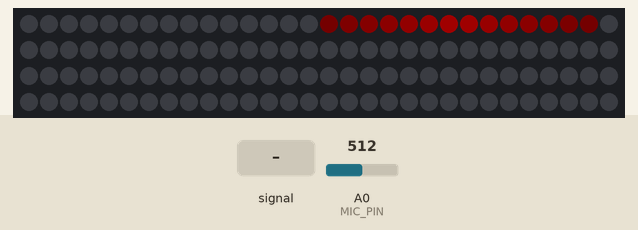
Recording of a sketch running on a simulated Arduino Uno, built with avr-gcc and run on an emulated ATmega328P. On the bench: 120 RGB LEDs in strip order, left to right, continuing on the next row. The inputs (shaded band) are chosen by the test bench; at power-on: A0 (MIC_PIN) = 512. Dim RGB values are drawn brighter than linear; random numbers use the default seed unless the sketch sets one.

Above: at 1.29 s.
1.3 s: A0 (MIC_PIN) fed a 200 Hz sine of ±81 counts around its level
At 1.61 s:
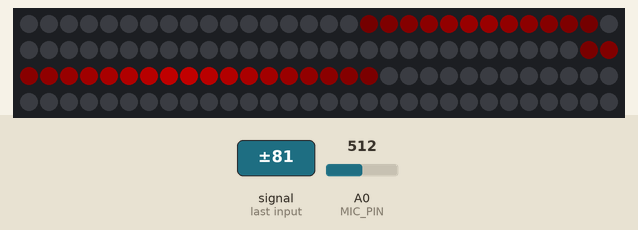
3.1 s: A0 (MIC_PIN) fed a 1000 Hz sine of ±255 counts around its level
At 3.33 s:
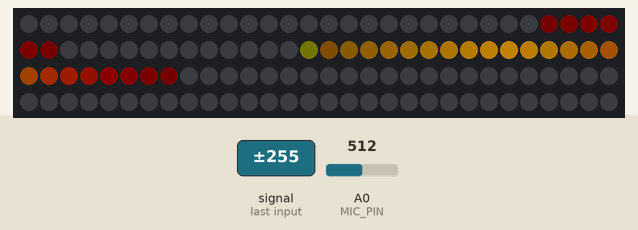
At 4.87 s:
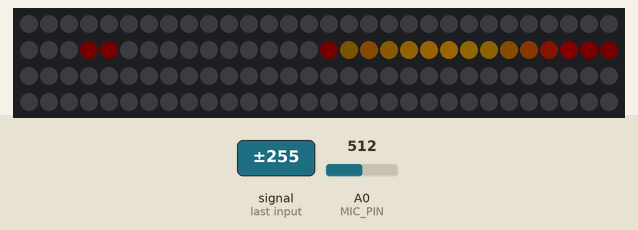

The sketch:

lava.ino
```cpp
// ============================================================================
// LAVA - Audio-triggered blobs with fade/float trail
// ============================================================================
//
// How it works:
// 1. Audio instantly triggers bright blobs
// 2. Blobs slowly fade out and drift
// 3. New audio = new blobs spawn
// 4. Creates lava-like trailing effect
//
// ============================================================================

#include <Adafruit_NeoPixel.h>
#include <arduinoFFT.h>

// ============================================================================
// SETTINGS
// ============================================================================

const int BRIGHTNESS = 100;           // LED brightness (0-255)
const int MAX_BLOBS = 8;              // Max simultaneous blobs
const float FADE_RATE = 0.92;         // How fast blobs fade (lower = faster)
const float DRIFT_SPEED = 0.3;        // How fast blobs drift
const float SPAWN_SIZE = 10.0;        // Initial blob size
const float SHRINK_RATE = 0.97;       // How fast blobs shrink
const float TRIGGER_THRESHOLD = 0.3;  // Audio level to spawn blob (0-1)

// Color mode
//   0 = random: each blob gets a random color
//   1 = frequency: blob color based on dominant frequency (bass=red, treble=purple)
const int COLOR_MODE = 1;

// ============================================================================
// HARDWARE
// ============================================================================

const int MIC_PIN = A0;
const int LED_PIN = 6;
const int NUM_LEDS = 120;

Adafruit_NeoPixel strip(NUM_LEDS, LED_PIN, NEO_GRB + NEO_KHZ800);

// ============================================================================
// FFT
// ============================================================================

const int SAMPLES = 64;
const float SAMPLE_FREQ = 8000.0;
float vReal[SAMPLES];
float vImag[SAMPLES];
ArduinoFFT<float> FFT = ArduinoFFT<float>(vReal, vImag, SAMPLES, SAMPLE_FREQ);

float audioLevel = 0;
float audioPeak = 100;
float lastAudioLevel = 0;
int dominantBand = 0;  // Which frequency band is loudest

// ============================================================================
// FREQUENCY BANDS
// ============================================================================

const int NUM_BANDS = 6;
float bandLevels[NUM_BANDS];
float bandPeaks[NUM_BANDS] = {100, 100, 100, 100, 100, 100};  // Per-band peak tracking

// Colors per frequency band (bass → treble)
const uint32_t BAND_COLORS[NUM_BANDS] = {
  0xFF0000,  // Bass:      Red
  0xFF4400,  // Low-mid:   Orange
  0xFFAA00,  // Mid:       Yellow
  0x44FF00,  // High-mid:  Green
  0x0088FF,  // High:      Blue
  0x8800FF   // Treble:    Purple
};

// ============================================================================
// BLOB DATA
// ============================================================================

struct Blob {
  bool active;
  float position;
  float size;
  float brightness;
  float drift;
  int colorIndex;
};

Blob blobs[MAX_BLOBS];

// ============================================================================
// SETUP
// ============================================================================

void setup() {
  strip.begin();
  strip.setBrightness(BRIGHTNESS);
  strip.clear();
  strip.show();

  for (int i = 0; i < MAX_BLOBS; i++) {
    blobs[i].active = false;
  }
}

// ============================================================================
// MAIN LOOP
// ============================================================================

void loop() {
  sampleAudio();
  analyzeAudio();
  checkTrigger();
  updateBlobs();
  renderBlobs();
  strip.show();
}

// ============================================================================
// AUDIO
// ============================================================================

void sampleAudio() {
  unsigned long start = micros();
  for (int i = 0; i < SAMPLES; i++) {
    while (micros() - start < (unsigned long)(i * (1000000.0 / SAMPLE_FREQ))) {}
    vReal[i] = analogRead(MIC_PIN);
    vImag[i] = 0;
  }
}

void analyzeAudio() {
  FFT.windowing(FFTWindow::Hamming, FFTDirection::Forward);
  FFT.compute(FFTDirection::Forward);
  FFT.complexToMagnitude();

  // Split into 6 frequency bands
  // Bins: 1-2 (bass), 3-4, 5-7, 8-11, 12-18, 19-31 (treble)
  const int bandBins[NUM_BANDS + 1] = {1, 3, 5, 8, 12, 19, 32};

  float maxBandLevel = 0;
  dominantBand = 0;

  for (int b = 0; b < NUM_BANDS; b++) {
    bandLevels[b] = 0;
    for (int i = bandBins[b]; i < bandBins[b + 1]; i++) {
      bandLevels[b] += vReal[i];
    }
    bandLevels[b] /= (bandBins[b + 1] - bandBins[b]);

    // Update per-band peak (adaptive)
    if (bandLevels[b] > bandPeaks[b]) {
      bandPeaks[b] = bandLevels[b];
    } else {
      bandPeaks[b] = bandPeaks[b] * 0.995 + 50 * 0.005;  // Slow decay
    }

    // Normalize to 0-1 based on own peak, then find dominant
    float normalizedLevel = 0;
    if (bandPeaks[b] > 50) {
      normalizedLevel = (bandLevels[b] - 50) / (bandPeaks[b] - 50);
      normalizedLevel = constrain(normalizedLevel, 0, 1);
    }

    if (normalizedLevel > maxBandLevel) {
      maxBandLevel = normalizedLevel;
      dominantBand = b;
    }
  }

  // Get overall audio level
  float audio = 0;
  for (int i = 1; i < SAMPLES / 2; i++) {
    audio += vReal[i];
  }
  audio /= (SAMPLES / 2 - 1);

  lastAudioLevel = audioLevel;

  // Very fast response
  if (audio > audioLevel) {
    audioLevel = audio;  // Instant attack
  } else {
    audioLevel = audioLevel * 0.7 + audio * 0.3;
  }

  // Update peak
  if (audioLevel > audioPeak) {
    audioPeak = audioLevel;
  } else {
    audioPeak = audioPeak * 0.99 + 50 * 0.01;
  }
}

// ============================================================================
// TRIGGER NEW BLOBS
// ============================================================================

void checkTrigger() {
  // Calculate normalized audio (0-1)
  float normalizedAudio = 0;
  if (audioPeak > 50) {
    normalizedAudio = (audioLevel - 50) / (audioPeak - 50);
    normalizedAudio = constrain(normalizedAudio, 0, 1);
  }

  // Detect rise in audio (trigger on attack)
  float normalizedLast = 0;
  if (audioPeak > 50) {
    normalizedLast = (lastAudioLevel - 50) / (audioPeak - 50);
    normalizedLast = constrain(normalizedLast, 0, 1);
  }

  // Spawn blob on audio spike
  if (normalizedAudio > TRIGGER_THRESHOLD && normalizedAudio > normalizedLast + 0.1) {
    spawnBlob(normalizedAudio);
  }
}

void spawnBlob(float intensity) {
  // Find inactive blob slot
  int slot = -1;
  for (int i = 0; i < MAX_BLOBS; i++) {
    if (!blobs[i].active) {
      slot = i;
      break;
    }
  }

  // If no slot, replace oldest (lowest brightness)
  if (slot == -1) {
    float minBrightness = 1.0;
    for (int i = 0; i < MAX_BLOBS; i++) {
      if (blobs[i].brightness < minBrightness) {
        minBrightness = blobs[i].brightness;
        slot = i;
      }
    }
  }

  if (slot >= 0) {
    blobs[slot].active = true;
    blobs[slot].position = random(10, NUM_LEDS - 10);  // Random position
    blobs[slot].size = SPAWN_SIZE * (0.7 + intensity * 0.5);
    blobs[slot].brightness = 0.5 + intensity * 0.5;
    blobs[slot].drift = (random(0, 2) == 0 ? -1 : 1) * DRIFT_SPEED * (0.5 + random(0, 100) / 100.0);
    if (COLOR_MODE == 0) {
      blobs[slot].colorIndex = random(0, NUM_BANDS);  // Random color
    } else {
      blobs[slot].colorIndex = dominantBand;  // Frequency-based color
    }
  }
}

// ============================================================================
// UPDATE BLOBS (fade + drift)
// ============================================================================

void updateBlobs() {
  for (int i = 0; i < MAX_BLOBS; i++) {
    if (!blobs[i].active) continue;

    // Fade
    blobs[i].brightness *= FADE_RATE;

    // Shrink
    blobs[i].size *= SHRINK_RATE;

    // Drift
    blobs[i].position += blobs[i].drift;

    // Deactivate if too dim or small
    if (blobs[i].brightness < 0.02 || blobs[i].size < 1) {
      blobs[i].active = false;
    }

    // Bounce off edges
    if (blobs[i].position < 0 || blobs[i].position >= NUM_LEDS) {
      blobs[i].drift *= -1;
      blobs[i].position = constrain(blobs[i].position, 0, NUM_LEDS - 1);
    }
  }
}

// ============================================================================
// RENDER
// ============================================================================

void renderBlobs() {
  // Clear
  for (int i = 0; i < NUM_LEDS; i++) {
    strip.setPixelColor(i, 0);
  }

  // Render each active blob
  for (int b = 0; b < MAX_BLOBS; b++) {
    if (!blobs[b].active) continue;

    float size = blobs[b].size;
    float center = blobs[b].position;
    float brightness = blobs[b].brightness;
    uint32_t color = BAND_COLORS[blobs[b].colorIndex];

    int startLed = max(0, (int)(center - size));
    int endLed = min(NUM_LEDS - 1, (int)(center + size));

    for (int i = startLed; i <= endLed; i++) {
      float distance = abs(i - center);
      float falloff = 1.0 - (distance / size);
      falloff = falloff * falloff;  // Smooth falloff
      falloff = falloff * brightness;
      falloff = constrain(falloff, 0, 1);

      addColorToPixel(i, color, falloff);
    }
  }
}

void addColorToPixel(int pixel, uint32_t color, float brightness) {
  uint8_t newR = ((color >> 16) & 0xFF) * brightness;
  uint8_t newG = ((color >> 8) & 0xFF) * brightness;
  uint8_t newB = (color & 0xFF) * brightness;

  uint32_t existing = strip.getPixelColor(pixel);
  uint8_t oldR = (existing >> 16) & 0xFF;
  uint8_t oldG = (existing >> 8) & 0xFF;
  uint8_t oldB = existing & 0xFF;

  uint8_t r = min(255, oldR + newR);
  uint8_t g = min(255, oldG + newG);
  uint8_t b = min(255, oldB + newB);

  strip.setPixelColor(pixel, strip.Color(r, g, b));
}
```
